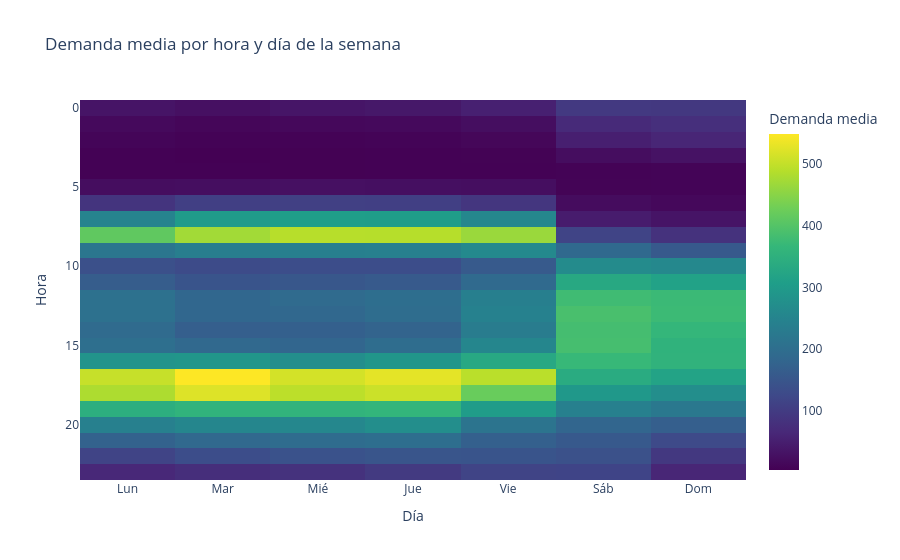

Notebook cell for this chart:
### Markdown cell above
## 3. Heatmap hora × día de la semana

### Code cell
dias = ['Lun','Mar','Mié','Jue','Vie','Sáb','Dom']
pivot = df.pivot_table(index='hour', columns='dayofweek', values='cnt', aggfunc='mean')
pivot.columns = [dias[c] for c in pivot.columns]
fig = px.imshow(pivot, aspect='auto', color_continuous_scale='Viridis',
                labels=dict(x='Día', y='Hora', color='Demanda media'),
                title='Demanda media por hora y día de la semana')
fig.show()

### Figure 1 — Plotly figure (JSON) as saved in the notebook; plotly's stock layout.template omitted (floating-point values rounded to 4 significant figures; data arrays with more than 128 entries replaced by an {"elided": "..."} marker saying what was removed)
{"data": [{"coloraxis": "coloraxis", "hovertemplate": "Día: %{x}<br>Hora: %{y}<br>Demanda media: %{z}<extra></extra>", "name": "0", "type": "heatmap", "x": ["Lun", "Mar", "Mié", "Jue", "Vie", "Sáb", "Dom"], "xaxis": "x", "y": [0, 1, 2, 3, 4, 5, 6, 7, 8, 9, 10, 11, 12, 13, 14, 15, 16, 17, 18, 19, 20, 21, 22, 23], "yaxis": "y", "z": {"elided": "24x7 float values"}}], "layout": {"coloraxis": {"autocolorscale": false, "colorbar": {"title": {"text": "Demanda media"}}, "colorscale": [[0.0, "#440154"], [0.1111, "#482878"], [0.2222, "#3e4989"], [0.3333, "#31688e"], [0.4444, "#26828e"], [0.5556, "#1f9e89"], [0.6667, "#35b779"], [0.7778, "#6ece58"], [0.8889, "#b5de2b"], [1.0, "#fde725"]]}, "title": {"text": "Demanda media por hora y día de la semana"}, "xaxis": {"anchor": "y", "domain": [0.0, 1.0], "title": {"text": "Día"}}, "yaxis": {"anchor": "x", "autorange": "reversed", "domain": [0.0, 1.0], "title": {"text": "Hora"}}}}
